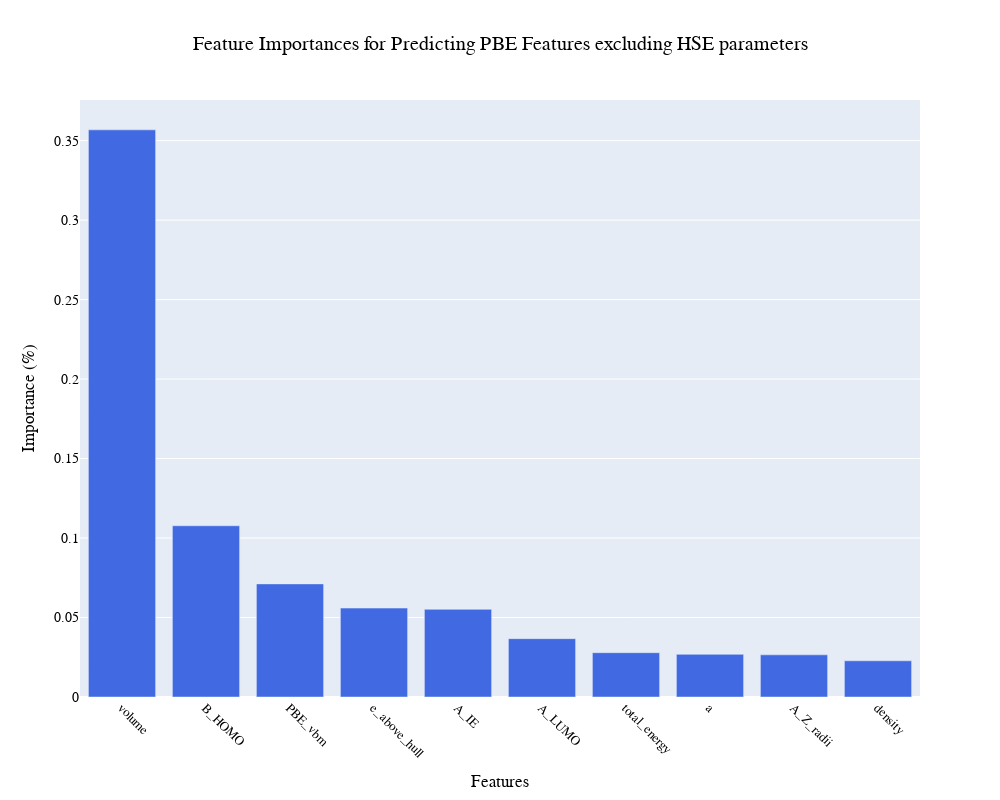

Notebook code cell kept with this figure:
### Markdown cell above
### Plotting Importances by features of the PBE prediction model excluding HSE features

### Code cell
import plotly.graph_objects as go

feature_importances = xgb_reg.feature_importances_
included = X2_PBE.columns.values
indices = np.argsort(feature_importances)[::-1]

fig = go.Figure()

fig.add_trace(go.Bar(
    x=included[indices][:10],
    y=feature_importances[indices][:10],
    marker=dict(color='royalblue'),
    #text=feature_importances[indices][:10],
    #textposition='auto',
))

fig.update_layout(
    xaxis=dict(
        title='Features',
        tickfont=dict(size=13),
        tickangle=45  
    ),
    yaxis_title='Importance (%)',
    title='Feature Importances for Predicting PBE Features excluding HSE parameters',
    font=dict(family="Arial", size=14, color="black"),
    title_x = 0.5,
    width=1000,
    height=800,
    showlegend=False,
)

config = {
    'toImageButtonOptions': {
        'format': 'png',  # one of png, svg, jpeg, webp
        'filename': 'custom_image',
        'height': 500,
        'width': 700,
        'scale': 6  # Multiply title/legend/axis/canvas sizes by this factor
    }
}

fig.show(config=config)

### Figure 1 — Plotly figure (JSON) as saved in the notebook; plotly's stock layout.template omitted (floating-point values rounded to 4 significant figures)
{"data": [{"marker": {"color": "royalblue"}, "type": "bar", "x": ["volume", "B_HOMO", "PBE_vbm", "e_above_hull", "A_IE", "A_LUMO", "total_energy", "a", "A_Z_radii", "density"], "y": [0.3568, 0.1077, 0.07115, 0.05594, 0.05515, 0.03671, 0.02788, 0.02684, 0.02654, 0.02277]}], "layout": {"font": {"color": "black", "family": "Arial", "size": 14}, "height": 800, "showlegend": false, "title": {"text": "Feature Importances for Predicting PBE Features excluding HSE parameters", "x": 0.5}, "width": 1000, "xaxis": {"tickangle": 45, "tickfont": {"size": 13}, "title": {"text": "Features"}}, "yaxis": {"title": {"text": "Importance (%)"}}}}
